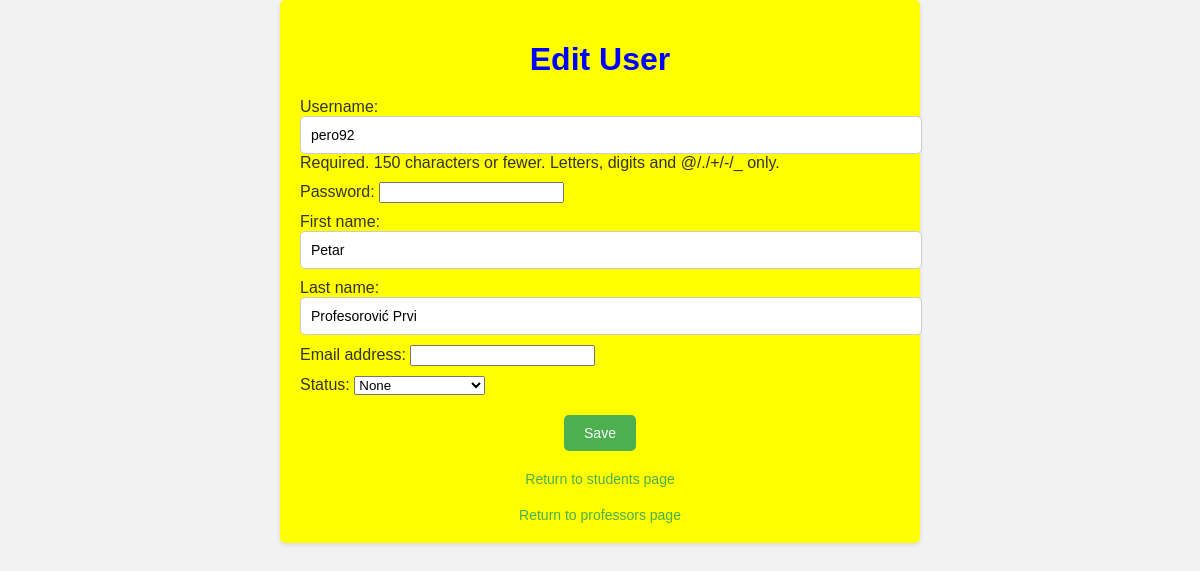
The page /edit_user/2/ on the database its author committed.
### app1/models.py (models this page shows, shortened)
class User(AbstractUser):
    objects = UserManager()
    STATUS = (
        ('none', 'None'),
        ('izv', 'izvanredni student'),
        ('red', 'redovni student')
    )
    role = models.ForeignKey(Role, on_delete=models.CASCADE)
    status = models.CharField(max_length=50, choices=STATUS)

### app1/views.py (the view)
# urls.py: path('edit_user/<int:user_id>/', edit_user, name='edit_user'),
def edit_user(request, user_id):
    user = get_object_or_404(User, id=user_id)
    if request.method == 'POST':
        form = CustomUserChangeForm(request.POST, instance=user)
        if form.is_valid():
            form.save()
            return redirect('admin_dashboard')
    else:
        form = CustomUserChangeForm(instance=user)
    context = {
        'form': form,
        'user': user,
    }
    return render(request, 'edit_user.html', context)

### app1/forms.py (shortened to what this page needs)
class CustomUserChangeForm(UserChangeForm):
    password = forms.CharField(widget=forms.PasswordInput)
    class Meta:
        model = User
        fields = ('username', 'password', 'first_name', 'last_name', 'email', 'status')

### app1/templates/edit_user.html (shortened to what this page needs)
<!DOCTYPE html>
<html>
<head>
</head>
<body>
    <div class="container">
        <h1>Edit User</h1>
        <form method="post">
            {{ form.as_p }}
            <div class="button-group">
                <input type="submit" value="Save">
            </div>
        </form>
        <a href="{% url 'list_students' %}">Return to students page</a>
        <a href="{% url 'list_professors' %}">Return to professors page</a>
    </div>
</body>
</html>

### app1/templates/edit_user.html (style rules this page uses)
body { font-family: Arial, sans-serif; background-color: #f2f2f2; color: #333; margin: 0; padding: 0; }
.container { max-width: 600px; margin: 0 auto; padding: 20px; background-color: yellow; box-shadow: 0 2px 4px rgba(0, 0, 0, 0.1); border-radius: 5px; }
h1 { text-align: center; margin-bottom: 20px; color: blue; }
form { margin-bottom: 20px; }
form p { margin: 10px 0; }
form input[type="text"], form textarea { width: 100%; padding: 10px; border: 1px solid #ccc; border-radius: 5px; font-size: 14px; }
.button-group { margin-top: 20px; text-align: center; }
.button-group input[type="submit"] { display: inline-block; padding: 10px 20px; background-color: #4CAF50; color: #fff; border: none; border-radius: 5px; font-size: 14px; cursor: pointer; transition: background-color 0.3s ease; }
a { display: block; text-align: center; margin-top: 20px; color: #4CAF50; text-decoration: none; font-size: 14px; transition: color 0.3s ease; }

### rows shown on the page
User: username "pero92", first_name "Petar", last_name "Profesorović Prvi", status "None"
